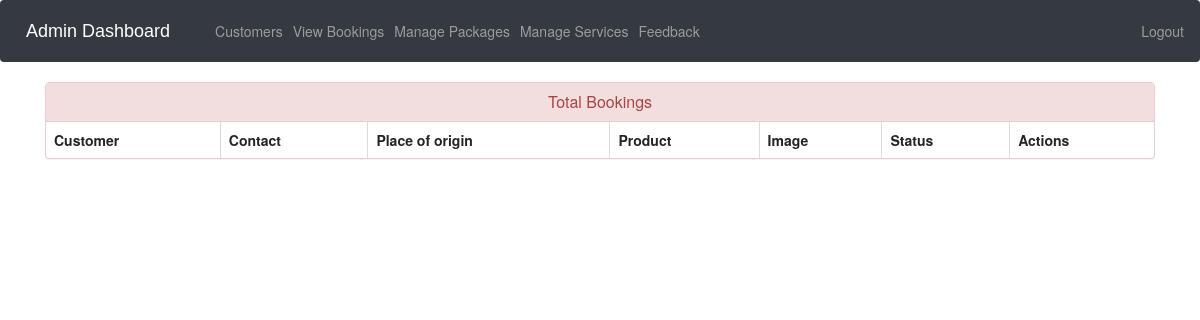
The app's page /admin-view-booking (signed in), older data.
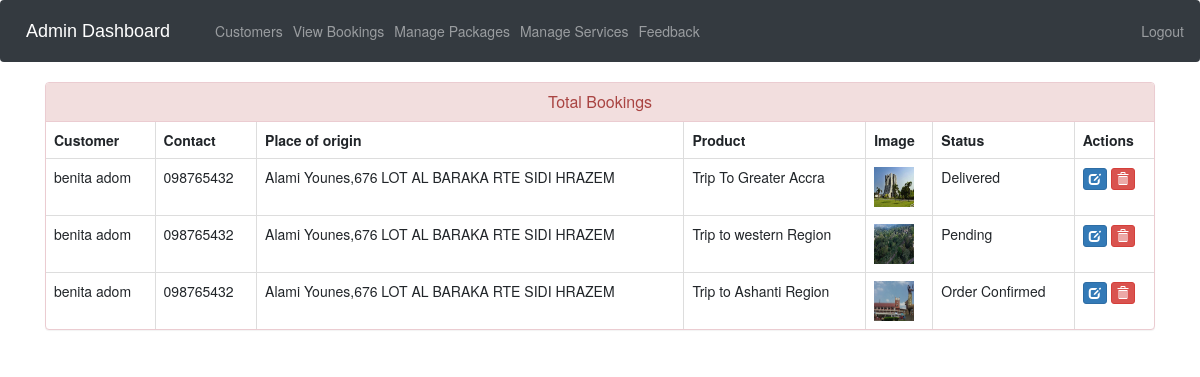
The same page, newer data.
### ecom/models.py (models this page shows, shortened)
class Customer(models.Model):
    user=models.OneToOneField(User,on_delete=models.CASCADE)
    profile_pic= models.ImageField(upload_to='profile_pic/CustomerProfilePic/',null=True,blank=True)
    address = models.CharField(max_length=40)
    mobile = models.CharField(max_length=20,null=False)
    @property
    def get_name(self):
        return self.user.first_name+" "+self.user.last_name

class Orders(models.Model):
    STATUS =(
        ('Pending','Pending'),
        ('Confirmed',' Confirmed'),
        ('Tour Started','Tour Started'),
        ('Tour Ended','Tour Ended'),
    )
    customer=models.ForeignKey('Customer', on_delete=models.CASCADE,null=True)
    product=models.ForeignKey('Product',on_delete=models.CASCADE,null=True)
    email = models.CharField(max_length=50,null=True)
    address = models.CharField(max_length=500,null=True)
    mobile = models.CharField(max_length=20,null=True)
    order_date= models.DateField(auto_now_add=True,null=True)
    status=models.CharField(max_length=50,null=True,choices=STATUS)

class Product(models.Model):
    name = models.CharField(max_length=40)
    product_image = models.ImageField(upload_to='product_image/', null=True, blank=True)
    price = models.PositiveIntegerField()
    detailed_description = models.CharField(max_length=2000 ,default='Fill in ')
    short_description = models.CharField(max_length=40)

### ecom/views.py (the view)
# urls.py: path('admin-view-booking', views.admin_view_booking_view,name='admin-view-booking'),
@login_required(login_url='adminlogin')
def admin_view_booking_view(request):
    orders=models.Orders.objects.all()
    ordered_products=[]
    ordered_bys=[]
    for order in orders:
        ordered_product=models.Product.objects.all().filter(id=order.product.id)
        ordered_by=models.Customer.objects.all().filter(id = order.customer.id)
        ordered_products.append(ordered_product)
        ordered_bys.append(ordered_by)
    return render(request,'ecom/admin_view_booking.html',{'data':zip(ordered_products,ordered_bys,orders)})

### templates/ecom/admin_view_booking.html (shortened to what this page needs)
{% extends 'ecom/admin_base.html' %}
{% load static %}
{% block content %}
<head>
  <link href="//netdna.bootstrapcdn.com/bootstrap/3.0.0/css/bootstrap.min.css" rel="stylesheet" id="bootstrap-css">
</head>
<div class="container">
  <div class="panel panel-danger">
    <div class="panel-heading">
      <h6 class="panel-title">Total  Bookings</h6>
    </div>
    <table class="table table-hover table-bordered" id="dev-table">
      <thead>
        <tr>
          <th>Customer</th>
          <th>Contact</th>
          <th>Place of origin</th>
          <th>Product</th>
          <th>Image</th>
          <th>Status</th>
          <th>Actions</th>
        </tr>
      </thead>
      {% for product,customer,order in data %}
      <tr>
        {% for c in customer %}
        <td> {{c.get_name}}</td>
        <td>{{c.mobile}}</td>
        <td>{{order.address}}</td>
        {% endfor %}
        {% for p in product %}
        <td> {{p.name}}</td>
        <td> <img src="{% static p.product_image.url %}" alt="Profile Pic" height="40px" width="40px" /></td>
        <td>{{order.status}}</td>
        <td><a class="btn btn-primary btn-xs" href="{% url 'update-order' order.id  %}"><span class="glyphicon glyphicon-edit"></span></a>
        <a class="btn btn-danger btn-xs" href="{% url 'delete-order' order.id  %}"><span class="glyphicon glyphicon-trash"></span></a></td>
        {% endfor %}
      </tr>
      {% endfor %}
    </table>
  </div>
</div>
{% endblock content %}

Row changes from the older to the newer data that the page shows:
added Orders: address "Alami Younes,676 LOT AL BARAKA RTE SIDI HRAZEM", status "Delivered"
added Customer: get_name "benita adom", mobile "098765432"
now on this page (row unchanged): Product: name "Trip To Greater Accra", product_image (picture)
added Orders: address "Alami Younes,676 LOT AL BARAKA RTE SIDI HRAZEM", status "Pending"
now on this page (row unchanged): Product: name "Trip to western Region", product_image (picture)
added Orders: address "Alami Younes,676 LOT AL BARAKA RTE SIDI HRAZEM", status "Order Confirmed"
now on this page (row unchanged): Product: name "Trip to Ashanti Region", product_image (picture)
